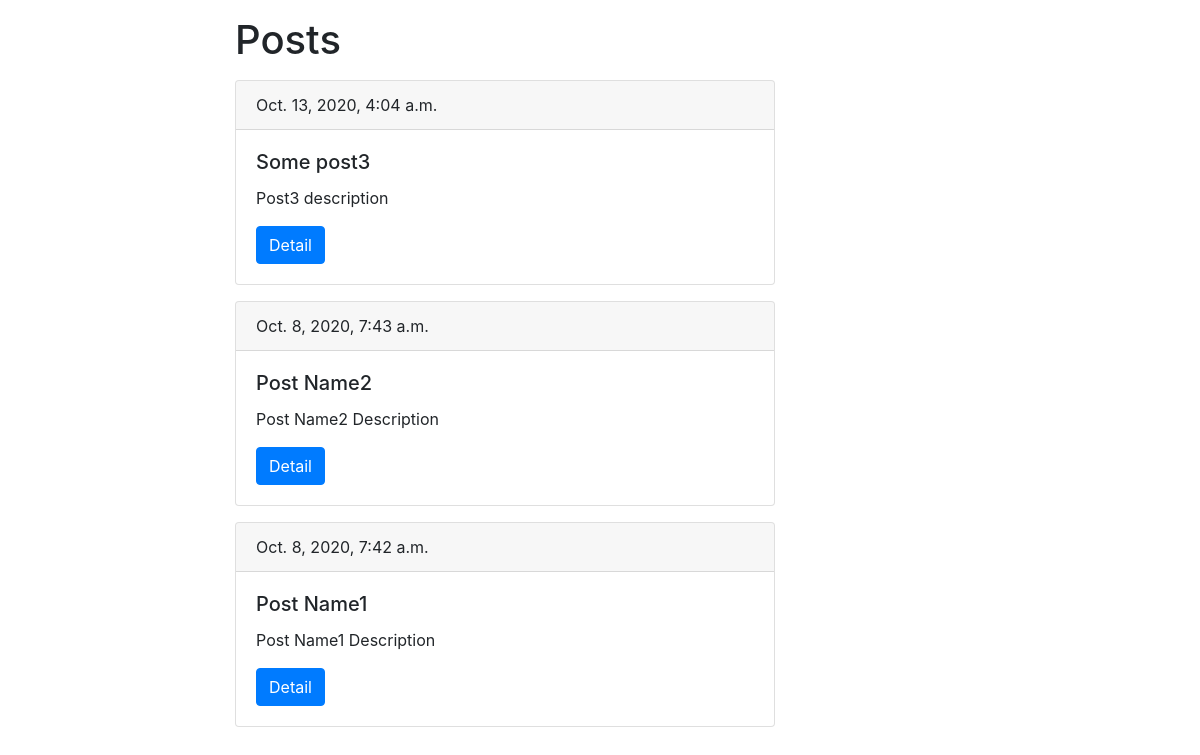
The app's page /posts/, older data.
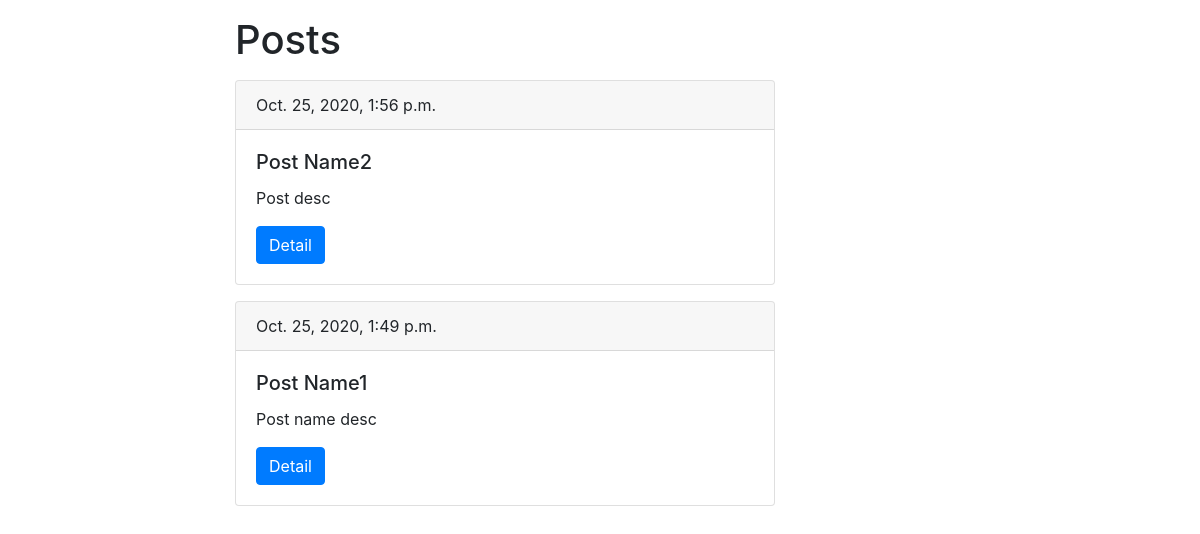
The same page, newer data.
### posts/models.py (models this page shows, shortened)
class Post(models.Model):
    title = models.CharField(max_length=150,
                            verbose_name='Название поста')
    slug = models.SlugField(max_length=150,
                            verbose_name='Слаг поста')
    body = models.TextField(blank=True,
                            verbose_name='Описание поста')
    date_pub = models.DateTimeField(auto_now_add=True,
                                    verbose_name='Время создания поста')

### posts/views.py (the view)
# urls.py: path('', PostList.as_view(), name='list'),
class PostList(ListView):
    model = Post
    template_name = 'post_list.html'
    def get_queryset(self):
        return Post.objects.order_by('date_pub').reverse()

### posts/templates/post_list.html (shortened to what this page needs)
{% extends 'base.html' %}
            {% block content %}
            <h1 class="mt-3">Posts</h1>
            {% for post in object_list %}
            <div class="card mt-3">
                <div class="card-header">
                    {{ post.date_pub }}
                </div>
                <div class="card-body">
                  <h5 class="card-title">{{ post.title }}</h5>
                  <p class="card-text">{{ post.body }}</p>
                  <a href="{% url 'posts:detail' slug=post.slug %}" class="btn btn-primary">Detail</a>
                </div>
              </div>
              {% endfor %}
            {% endblock %}

Row changes from the older to the newer data that the page shows:
removed Post: date_pub "Oct. 13, 2020, 4:04 a.m.", title "Some post3", body "Post3 description"
changed Post "Post Name2": date_pub "Oct. 8, 2020, 7:43 a.m." → "Oct. 25, 2020, 1:56 p.m."; body "Post Name2 Description" → "Post desc"
changed Post "Post Name1": date_pub "Oct. 8, 2020, 7:42 a.m." → "Oct. 25, 2020, 1:49 p.m."; body "Post Name1 Description" → "Post name desc"
